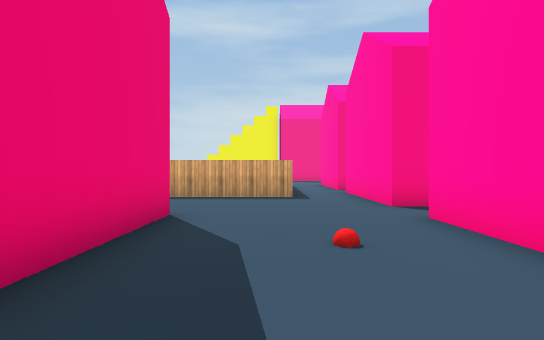
View 1 (above)

24 first-person views from a walk through a 3-D level made in the Unity game engine. The camera is 1.4 m above the floor, looks level and sees 75° across. The floor is counted in squares, 2 m on a side. Each view is taken from the middle of a square. On the plan, view 1 faces up. The plan holds only what a view shows up to about 11 squares ahead; the rest is blank. The place goes on beyond the plan. The player is left out. Some surface patterns are stand-ins.

View 2
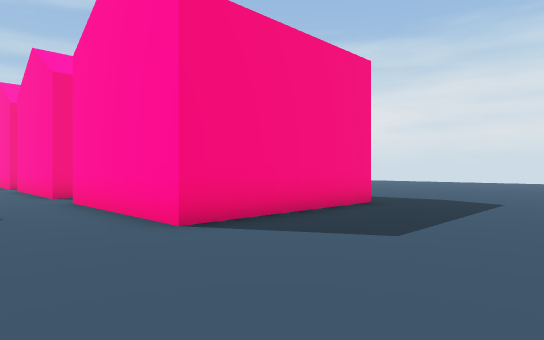

View 3
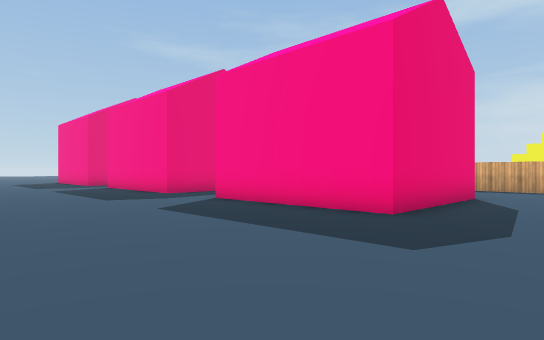

View 4
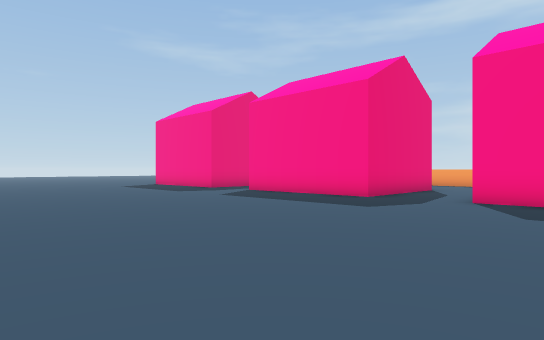

View 5
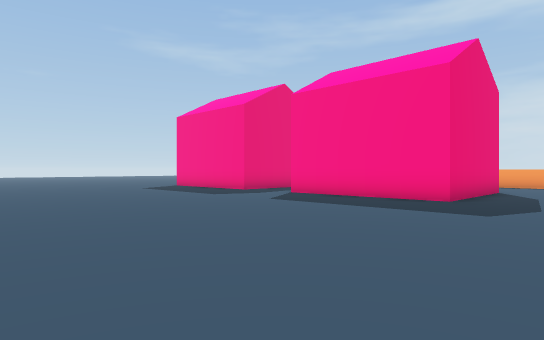

View 6
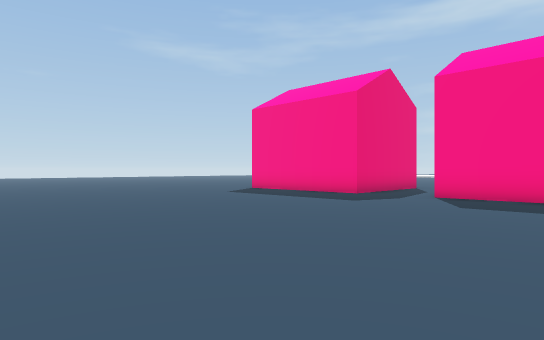

View 7
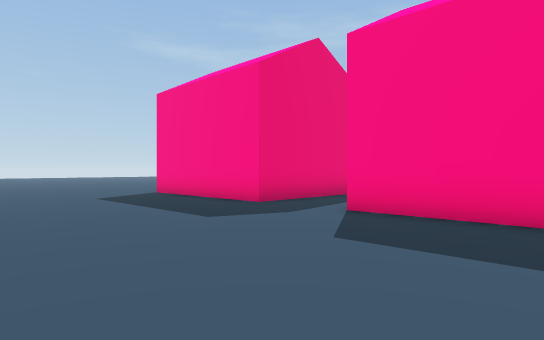

View 8
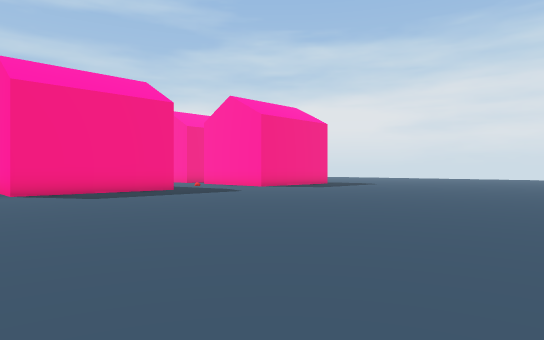

View 9
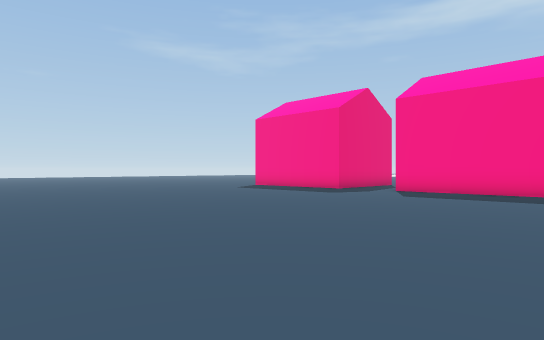

View 10
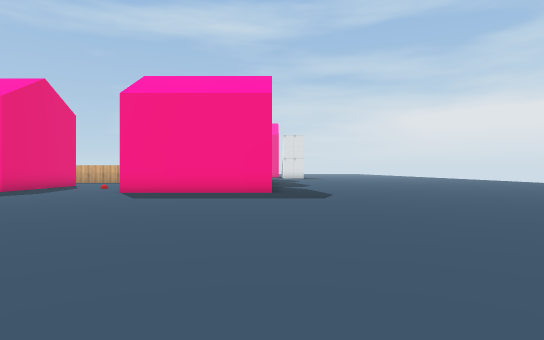

View 11
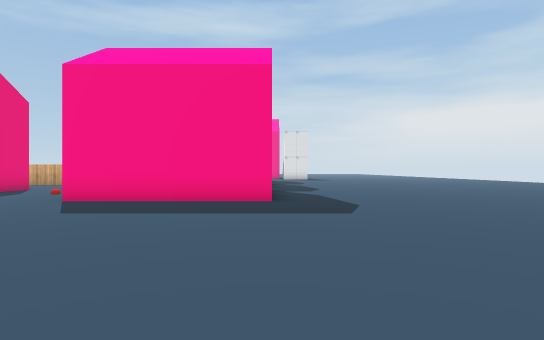

View 12
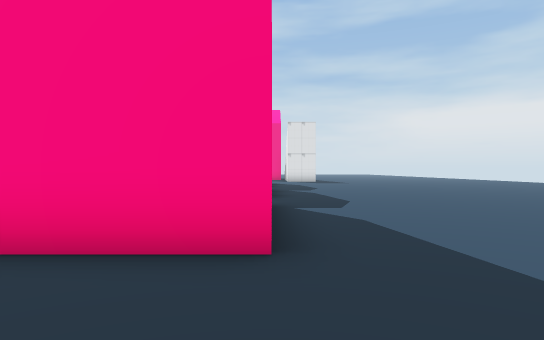

View 13
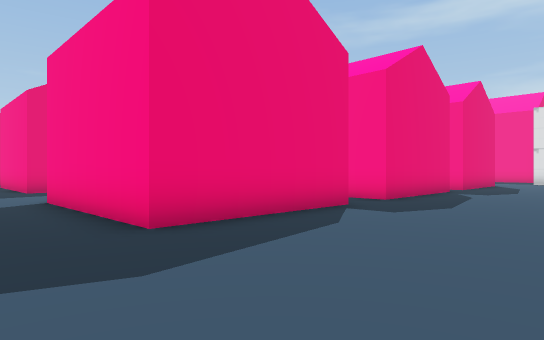

View 14
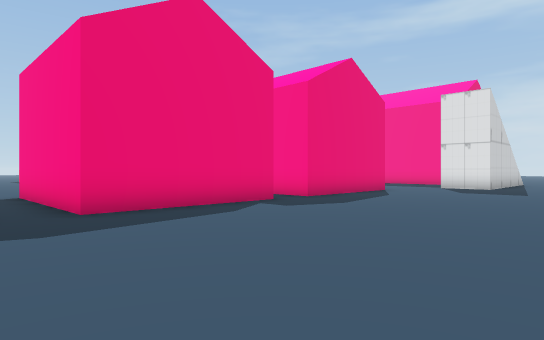

View 15
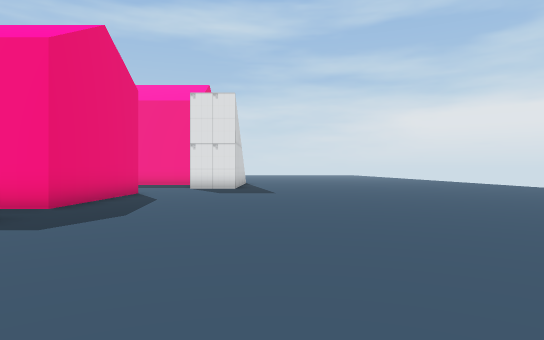

View 16
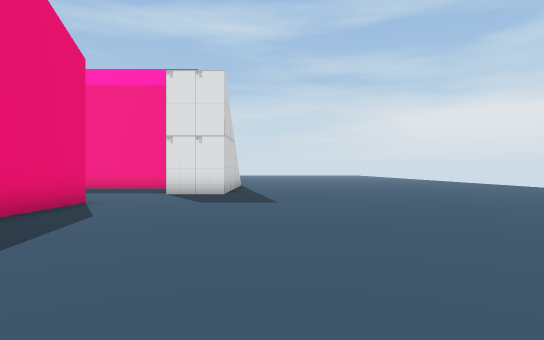

View 17
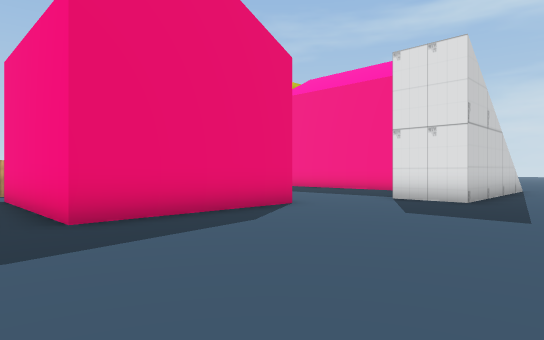

View 18
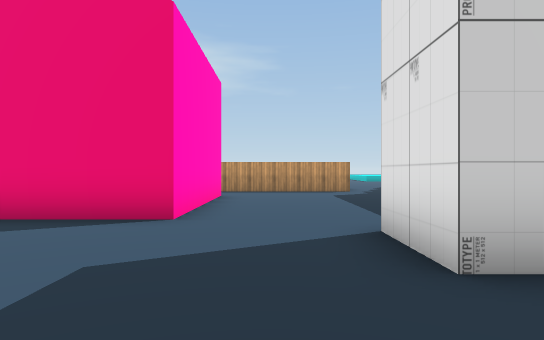

View 19
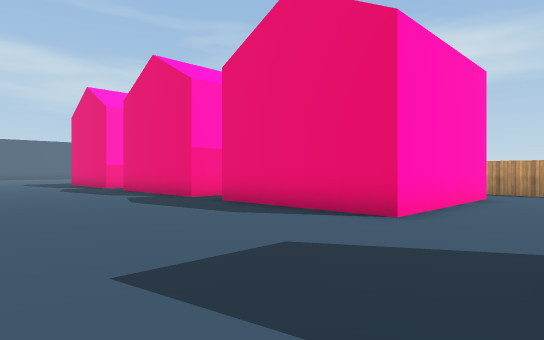

View 20
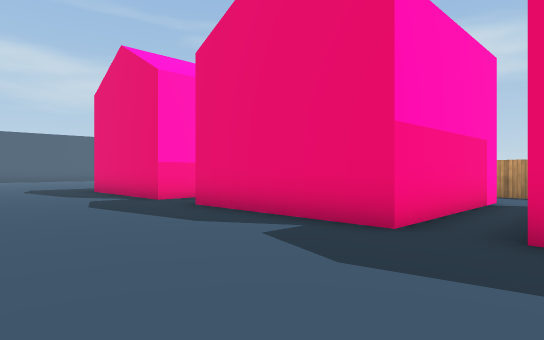

View 21
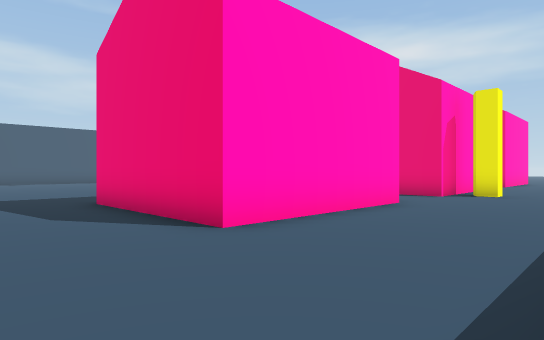

View 22
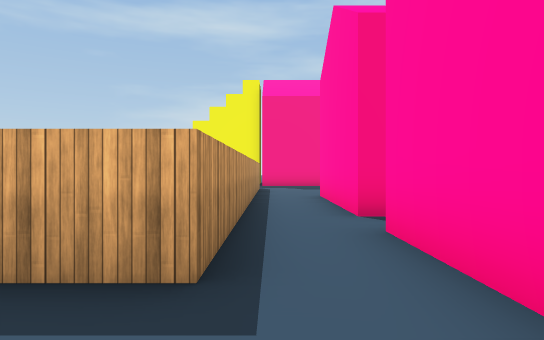

View 23
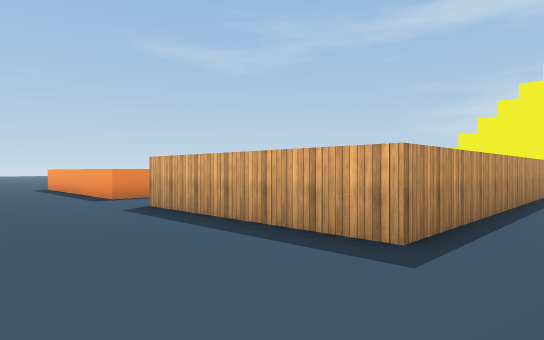

View 24
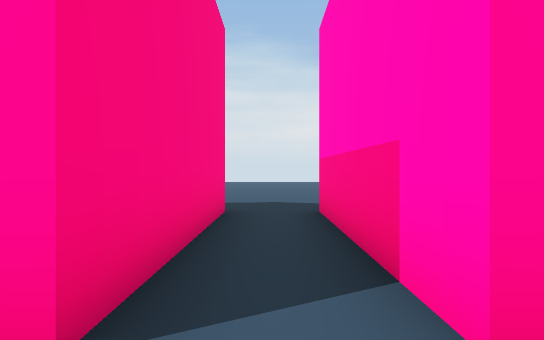

### Floor plan
Key: @ floor where view 1 was taken; . floor; ^ raised ledge; B red ball; O other object.
Columns run from 22 left of view 1 to 15 right of it. Each row starts with its distance up from view 1.
 20                        .......  ......
 19                        ...............
 18                       ^...............
 17                       ^...............
 16                       ^..OOOOO........
 15                       ^..O   O........
 14                       ^..O OOO........
 13                       ^..OOOOO........
 12                       ^...............
 11                       ^..OOOOO........
 10             ^^^^. ^^^^^..O  OO.......
  9             .............OOOOO.......
  8            ..............OOOOO.......
  7            ..............OOOOO.......
  6            .O.......................
  5       O    O O..OOOOO....OOOOO......
  4       O.     O..    O....O OOO.......
  3     OOO..OOOOO..OOOOO..B.OOOOO.......
  2   OOOOO..OOOOO..OOOOO....OOOOO.......
  1   .......................OOOOO.......
  0  .....................@..............
 -1 .....................................
 -2 ....................................
 -3   .................................
 -4  ..................................
 -5 ..................................
 -6 .................................
 -7   ...............................
 -8   ..............................
 -9     .......... ..........   ...
-10           ... . ...          .

Where each view was taken, in squares from view 1:
view 1: 0 up, 0 right, facing up
view 2: 3 down, 0 right, facing up-right
view 3: 4 down, 1 right, facing up-left
view 4: 7 down, 4 left, facing up-left
view 5: 7 down, 6 left, facing up-left
view 6: 8 down, 10 left, facing up-left
view 7: 4 down, 10 left, facing up-left
view 8: 10 down, 8 left, facing up-right
view 9: 10 down, 8 left, facing up-left
view 10: 10 down, 7 right, facing up
view 11: 7 down, 7 right, facing up
view 12: 2 down, 7 right, facing up
view 13: 1 down, 11 right, facing up-left
view 14: 5 up, 13 right, facing up-left
view 15: 6 up, 11 right, facing up
view 16: 9 up, 11 right, facing up
view 17: 11 up, 12 right, facing up-left
view 18: 18 up, 12 right, facing left
view 19: 19 up, 12 right, facing down-left
view 20: 13 up, 11 right, facing down-left
view 21: 9 up, 1 right, facing down-left
view 22: 7 up, 1 right, facing up
view 23: 6 up, 2 right, facing up-left
view 24: 6 up, 1 right, facing right
